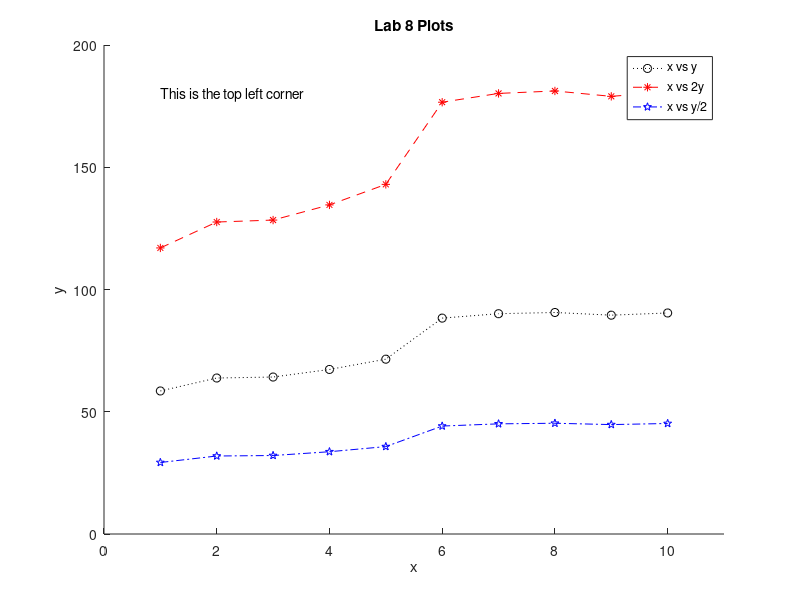

Source code (MATLAB): (Note: this script raises an error after producing the figure.)
% Randall, Logan
% lab 8_plots2
clc, clear, format compact
x=1:10;
y=[58.5 63.8 64.2 67.3 71.5 ...
    88.3 90.1 90.6 89.5 90.4]
hold on
plot(x,y,':ok')
plot(x,2*y,'r--*')
plot(x,y/2,'b-.p')
axis([0 11 0 200])
title('Lab 8 Plots')
legend('x vs y','x vs 2y','x vs y/2')
xlabel('x')
ylabel('y')
text(1,180,'This is the top left corner')
gtext('I did it!')
